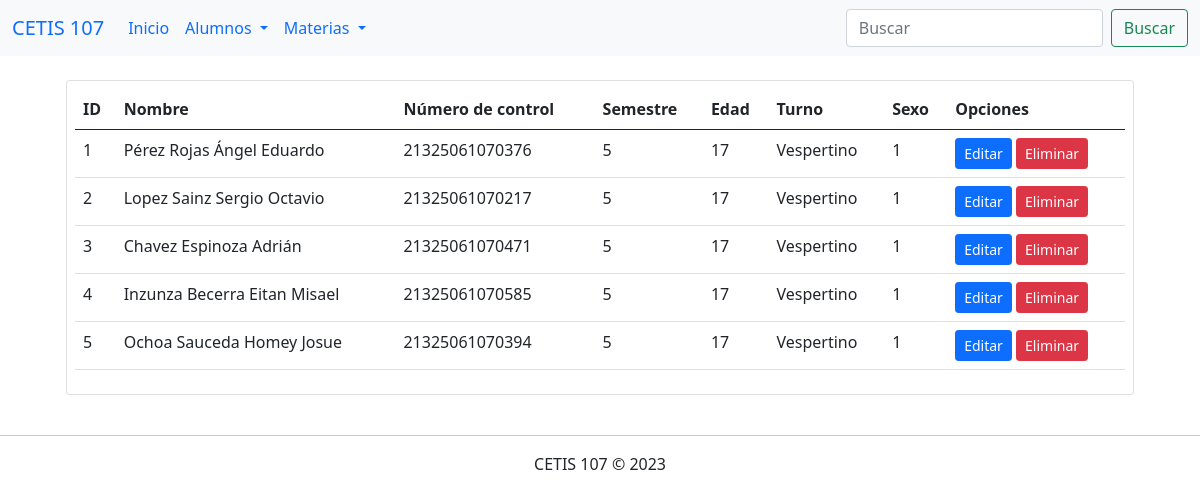
Screenshot of /consultarAlumnos.php with the database file from the repository.
### tables this page shows
CREATE TABLE `alumnos` (
  `id` bigint(20) NOT NULL,
  `nombre` varchar(100) NOT NULL,
  `numero_control` varchar(30) NOT NULL,
  `semestre` int(11) NOT NULL,
  `edad` int(11) NOT NULL,
  `turno` varchar(10) NOT NULL,
  `sexo` tinyint(4) NOT NULL
);

### consultarAlumnos.php (the view, shortened to what this page needs)
<!DOCTYPE html>
<html lang="en">
<head>
    <link rel="stylesheet" href="css/bootstrap.css">
</head>
<body>
    <?php
        include 'menu.php';
        include 'conexion.php';
        $sql = "SELECT * FROM alumnos";
        $datos = $conexion->query($sql);
    ?>
    <div class="container">
        <div class="row">
            <div class="col-12">
                <?php if($datos->num_rows > 0) { ?>
                <div class="table-responsive card m-4 p-2">
                    <table class="table table-hover">
                        <thead>
                            <tr>
                                <th>ID</th>
                                <th>Nombre</th>
                                <th>Número de control</th>
                                <th>Semestre</th>
                                <th>Edad</th>
                                <th>Turno</th>
                                <th>Sexo</th>
                                <th>Opciones</th>
                            </tr>
                        </thead>
                        <tbody>
                            <?php while($registro = $datos->fetch_assoc()){ ?>
                                <tr>
                                    <td><?php echo $registro["id"]; ?></td>
                                    <td><?php echo $registro["nombre"]; ?></td>
                                    <td><?php echo $registro["numero_control"]; ?></td>
                                    <td><?php echo $registro["semestre"]; ?></td>
                                    <td><?php echo $registro["edad"]; ?></td>
                                    <td><?php echo $registro["turno"]; ?></td>
                                    <td><?php echo $registro["sexo"]; ?></td>
                                    <td>
                                        <a href="editarAlumno.php?id=<?php echo $registro["id"]; ?>"  class="btn btn-sm btn-primary">Editar</a>
                                        <a href="eliminarAlumno.php?id=<?php echo $registro["id"]; ?>" class="btn btn-sm btn-danger">Eliminar</a>
                                    </td>
                                </tr>
                            <?php } ?>
                        </tbody>
                    </table>
                </div>
                <?php } else { ?>
                    <h2 class="m-4">No existe datos de alumnos en la base e datos</h2>
                <?php } ?>
            </div>
        </div>
    </div>
    <footer class="text-center">
        <hr>
        CETIS 107 &copy; 2023
    </footer>
</body>
</html>

### rows the page displays
alumnos: id "1", nombre "Pérez Rojas Ángel Eduardo", numero_control "21325061070376", semestre "5", edad "17", turno "Vespertino", sexo "1"
alumnos: id "2", nombre "Lopez Sainz Sergio Octavio", numero_control "21325061070217", semestre "5", edad "17", turno "Vespertino", sexo "1"
alumnos: id "3", nombre "Chavez Espinoza Adrián", numero_control "21325061070471", semestre "5", edad "17", turno "Vespertino", sexo "1"
alumnos: id "4", nombre "Inzunza Becerra Eitan Misael", numero_control "21325061070585", semestre "5", edad "17", turno "Vespertino", sexo "1"
alumnos: id "5", nombre "Ochoa Sauceda Homey Josue", numero_control "21325061070394", semestre "5", edad "17", turno "Vespertino", sexo "1"
